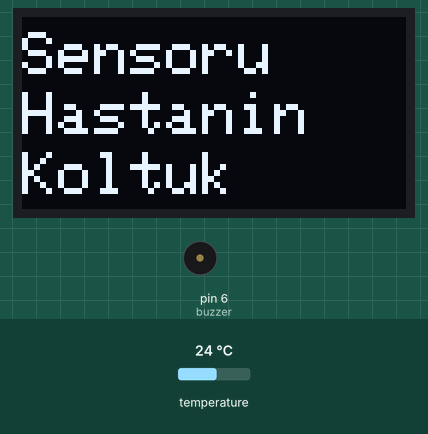
The sketch below on a simulated Arduino Uno, built with avr-gcc and run on an emulated ATmega328P. Shown: 128×64 one-colour display, buzzer (waves = sounding). Inputs (shaded band) come from the test bench; at power-on: temperature 24 °C.

Above: at 3.2 s.
At 12.6 s:
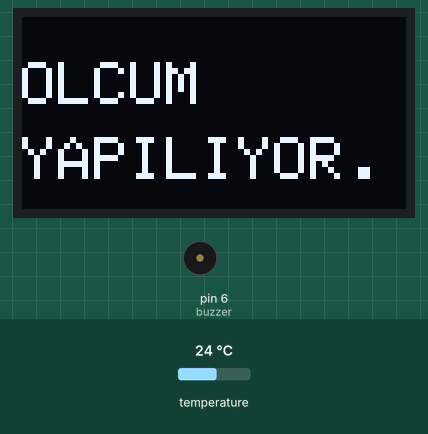
12.7 s: temperature set to 37.8 °C
At 17.3 s:
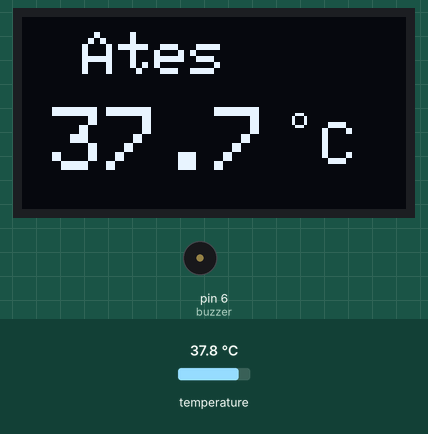
18.3 s: temperature set to 39.1 °C
At 19.2 s:
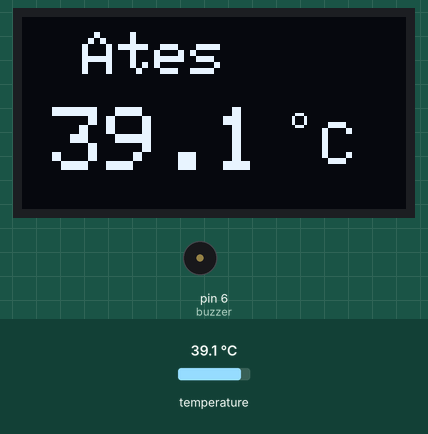
25.6 s: temperature set to 41 °C
At 27.4 s:
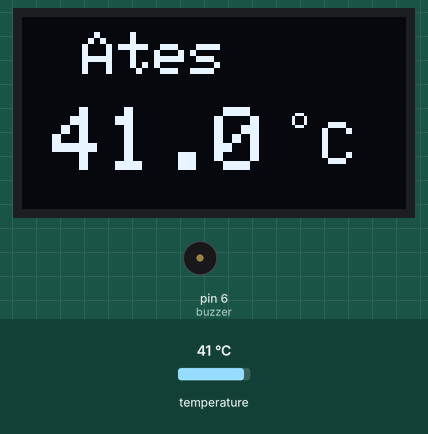
Timing chart, 0 to 36.8 s (numbered marks = the images above; inputs shaded):
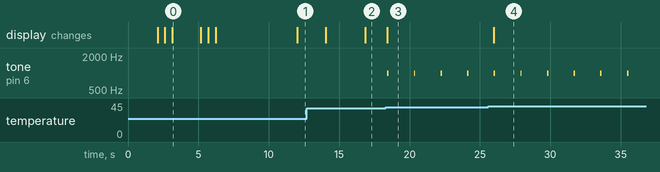

Measured:
- the behaviour switches between 38.3 and 38.4 °C on temperature (found by bisection; images 2 and 3)
- after the input at 12.7 s, the display: first differs from a run without the input after 4.1 s (image 2)
- after the input at 18.3 s, tone on pin 6 (buzzer): alternates 1000 Hz for 0.10 s and silent for 1.8 s, starting after 0.13 s; the display: changes after 0.13 s (image 3)
- after the input at 25.6 s, the display: changes after 0.40 s (image 4)
- what the display in image 0 shows lasts 2.0 s, from 3.2 s to 5.2 s

The sketch:

ates_olcer.ino
```cpp
#include <SPI.h>
#include <Wire.h>
#include <Adafruit_GFX.h>
#include <Adafruit_SH1106.h>
#include <DallasTemperature.h>

#include <OneWire.h>

#define DATA_PIN 3
OneWire oneWire (DATA_PIN);
DallasTemperature sensors (&oneWire);

#define OLED_RESET 4
Adafruit_SH1106 display(OLED_RESET);

#define NUMFLAKES 10
#define XPOS 0
#define YPOS 1
#define DELTAY 2
#define buzzer 6


void setup() {
  sensors.begin();
  display.begin(SH1106_SWITCHCAPVCC, 0x3C);
  pinMode(buzzer, OUTPUT);
  digitalWrite(buzzer, LOW);

  display.display();

  delay(2000);

  // Clear the buffer.
  display.clearDisplay();
  giris();
}

void loop() {
  sensors.requestTemperatures();
  float sicaklik = sensors.getTempCByIndex(0);

  if (sicaklik >= 34.00)
  {
    display.clearDisplay();
    display.setTextSize(2);
    display.setTextColor(WHITE);
    display.setCursor(20, 5);
    display.println("Ates");
    display.setTextSize(3);
    display.setCursor(10, 30);
    display.println(sicaklik, 1 );
    display.setTextSize(1);
    display.setCursor(90, 30);
    display.println("o");
    display.setTextSize(2);
    display.setCursor(100, 35);
    display.println("C");
    display.display();
    noTone(buzzer);
    if (sicaklik >= 38.30)
    {
      tone(buzzer, 1000);
      delay(100);
      noTone(buzzer);
      delay(1000);
    }
  }
  else if ( sicaklik < 0)
  {
    display.clearDisplay();
    display.setTextSize(2);
    display.setTextColor(WHITE);
    display.setCursor(0, 15);
    display.println("Sensor");
    display.setTextSize(2);
    display.setCursor(0, 40);
    display.println("Hata...");
    display.display();
    noTone(buzzer);
  }

  else
  {
    display.clearDisplay();
    display.setTextSize(2);
    display.setTextColor(WHITE);
    display.setCursor(0, 15);
    display.println("OLCUM");
    display.setTextSize(2);
    display.setCursor(0, 40);
    display.println("YAPILIYOR...");
    display.display();
    delay(2000);
    display.clearDisplay();
    display.setTextSize(2);
    display.setTextColor(WHITE);
    display.setCursor(0, 15);
    display.println("LUTFEN");
    display.setTextSize(2);
    display.setCursor(0, 40);
    display.println("BEKLEYINIZ");
    display.display();
    delay(2000);
    noTone(buzzer);
  }

}
void giris()
{
  display.clearDisplay();
  display.setTextSize(2);
  display.setTextColor(WHITE);
  display.setCursor(0, 5);
  display.println("Sensoru");
  display.display();
  delay(500);
  display.setCursor(0, 25);
  display.println("Hastanin");
  display.display();
  delay(500);
  display.setCursor(0, 45);
  display.println("Koltuk");
  display.display();
  delay(2000);
  display.clearDisplay();
  display.setTextSize(2);
  display.setTextColor(WHITE);
  display.setCursor(0, 5);
  display.println("Altina");
  display.display();
  delay(500);
  display.setCursor(0, 25);
  display.println("Yerlestir");
  display.display();
  delay(500);
  display.setCursor(0, 45);
  display.println("Bekle !!!");
  display.display();
  delay(5000);
  noTone(buzzer);

}
```
